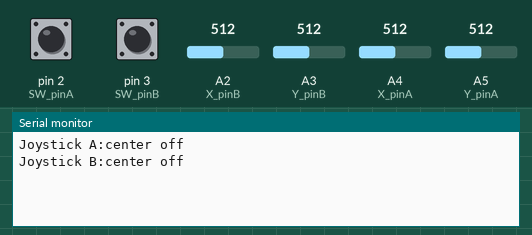
This sketch was run on a simulated Arduino Uno, built with avr-gcc and run on an emulated ATmega328P. On the bench: the last lines printed to the serial monitor. Inputs (shaded band) come from the test bench; at power-on: A2 (X_pinB) = 512, A3 (Y_pinB) = 512, pin 2 (SW_pinA) HIGH, pin 3 (SW_pinB) HIGH, A4 (X_pinA) = 512, A5 (Y_pinA) = 512.

Above: at 1.2 s.
1.3 s: A2 (X_pinB) set to 221
4.3 s: A2 (X_pinB) set to 202
At 6.5 s:
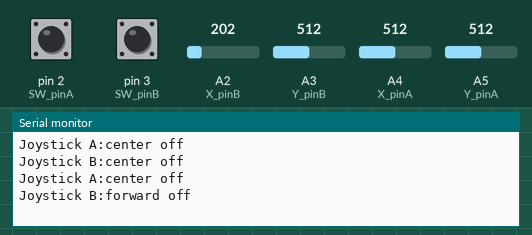
11.5 s: A3 (Y_pinB) set to 221
At 12.3 s:
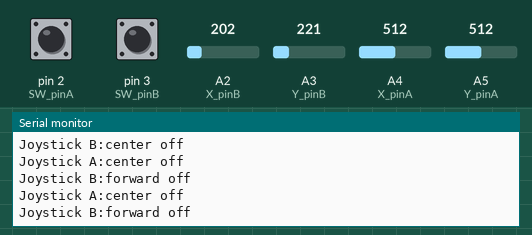
14.5 s: A3 (Y_pinB) set to 202
At 15.4 s:
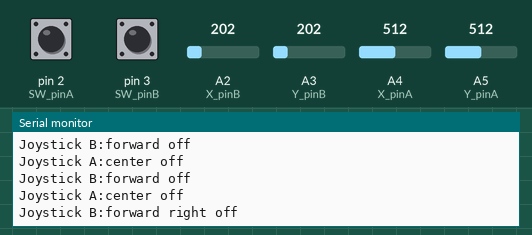

The sketch:

Control_Pad.ino
```cpp
//Maddy McGee 5/23/16
//Uses potentiometer joystick to move a 'pong' paddle up and
//down

// Arduino pin numbers
const int SW_pinA = 2; // digital pin connected to switch output for joystick A
const int SW_pinB = 3; // digital pin connected to switch output for joystick B
const int X_pinA = 4; // analog pin connected to X output for joystick A
const int X_pinB = 2; // analog pin connected to X output for joystick B
const int Y_pinA = 5; // analog pin connected to Y output for joystick A
const int Y_pinB = 3; // analog pin connected to Y output for joystick B
int AX,AY,BX,BY;

void setup()
{
  pinMode(SW_pinA, INPUT);
  digitalWrite(SW_pinA, HIGH);
  pinMode(SW_pinB, INPUT);
  digitalWrite(SW_pinB, HIGH);
  Serial.begin(9600);
  /*Serial.print("Switch A:  ");
  Serial.println(digitalRead(SW_pinA));
  Serial.print("X-axis A: ");
  Serial.println(analogRead(X_pinA));
  Serial.print("Y-axis A: ");
  Serial.println(analogRead(Y_pinA));
  Serial.print("Switch B:  ");
  Serial.println(digitalRead(SW_pinB));
  Serial.print("X-axis B: ");
  Serial.println(analogRead(X_pinB));
  Serial.print("Y-axis B: ");
  Serial.println(analogRead(Y_pinB));
  Serial.print("\n\n"); */
}

void loop()
{
  AX=1;
  AY=1;
  BX=1;
  BY=1;
  Serial.print("Joystick A:");
  if (analogRead(X_pinA)< 212)
  {
    Serial.print("forward ");
  }
  else
  {
    if (analogRead(X_pinA) > 812)
    {
      Serial.print("backward ");
    }
    else
    {
      AX=0;
    }
  }
  if (analogRead(Y_pinA)< 212)
  {
    Serial.print("right ");
  }
  else
  {
    if (analogRead(Y_pinA) > 812)
    {
      Serial.print("left ");
    }
    else
    {
      AY=0;
    }
  }
  if(AX==0 && AY==0)
  {
    Serial.print("center ");
  }
  if (digitalRead(SW_pinA) == LOW)
  {
    Serial.println("on");
  }
  else
  {
    Serial.println("off");
  }

  Serial.print("Joystick B:");
  if (analogRead(X_pinB)< 212)
  {
    Serial.print("forward ");
  }
  else
  {
    if (analogRead(X_pinB) > 812)
    {
      Serial.print("backward ");
    }
    else
    {
      BX=0;
    }
  }
  if (analogRead(Y_pinB)< 212)
  {
    Serial.print("right ");
  }
  else
  {
    if (analogRead(Y_pinB) > 812)
    {
      Serial.print("left ");
    }
    else
    {
      BY=0;
    }
  }
  if(BX==0 && BY==0)
  {
    Serial.print("center ");
  }
  if (digitalRead(SW_pinB) == LOW)
  {
    Serial.println("on");
  }
  else
  {
    Serial.println("off");
  }
  delay(5000);
}
```

Measured:
- the behaviour switches between 212 and 211 on A2 (X_pinB) (found by bisection; images 0 and 1)
- the behaviour switches between 212 and 211 on A3 (Y_pinB) (found by bisection; images 2 and 3)
- after the input at 4.3 s, the serial monitor: prints a new line after 0.73 s (image 1)
- after the input at 14.5 s, the serial monitor: prints a new line after 0.53 s (image 3)
